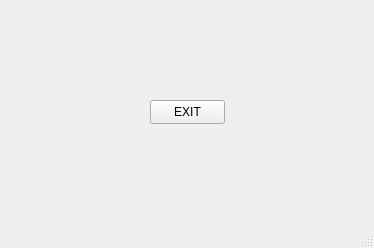
<?xml version="1.0" encoding="UTF-8"?>
<ui version="4.0">
 <class>MainWindow</class>
 <widget class="QMainWindow" name="MainWindow">
  <property name="geometry">
   <rect>
    <x>0</x>
    <y>0</y>
    <width>374</width>
    <height>248</height>
   </rect>
  </property>
  <property name="windowTitle">
   <string>Close Button</string>
  </property>
  <widget class="QWidget" name="centralwidget">
   <widget class="QPushButton" name="pushButton">
    <property name="geometry">
     <rect>
      <x>150</x>
      <y>100</y>
      <width>75</width>
      <height>24</height>
     </rect>
    </property>
    <property name="text">
     <string>EXIT</string>
    </property>
   </widget>
  </widget>
  <widget class="QMenuBar" name="menubar">
   <property name="geometry">
    <rect>
     <x>0</x>
     <y>0</y>
     <width>374</width>
     <height>22</height>
    </rect>
   </property>
  </widget>
  <widget class="QStatusBar" name="statusbar"/>
 </widget>
 <resources/>
 <connections/>
</ui>
